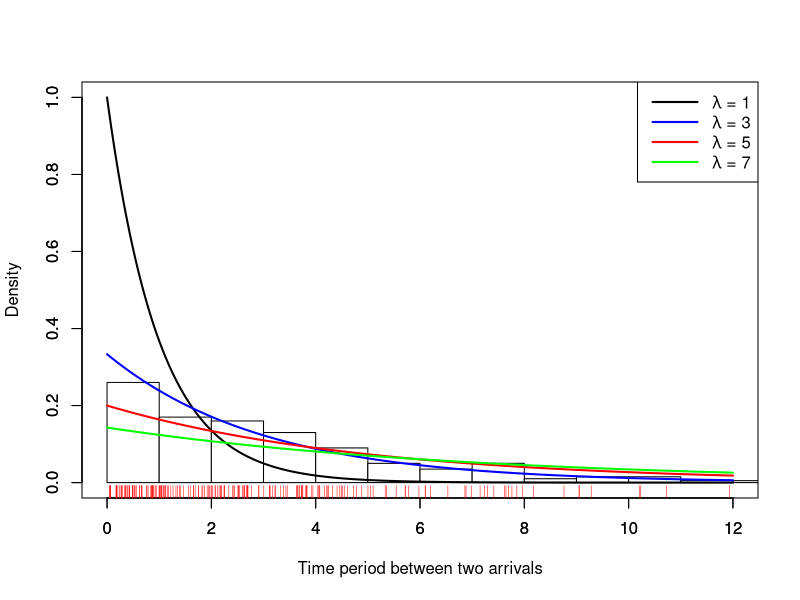

Recreate this plot in R. (Note: this script raises an error after producing the figure.)
## ---- chunk 1
y <- rexp(200,rate = 1/3)
y.save <- y
hist(y,xlim=c(0,12),ylim=c(0,1),
     freq = FALSE,breaks = 20,xlab="",ylab="",main="",col="white")
x <- seq(0,12,by=.01)
lambda = 1
par(new=TRUE)
plot(x,1/lambda * exp(-x/lambda),type="l",lwd=2,
     ylim=c(0,1),
     xlab="Time period between two arrivals",
     ylab="Density")
rug(y,col="red")
lambda = 3
lines(x,1/lambda * exp(-x/lambda),type="l",lwd=2,col="blue")
lambda = 5
lines(x,1/lambda * exp(-x/lambda),type="l",lwd=2,col="red")
lambda = 7
lines(x,1/lambda * exp(-x/lambda),type="l",lwd=2,col="green")

legend("topright",
       c(expression(paste(lambda," = 1",sep="")),
         expression(paste(lambda," = 3",sep="")),
         expression(paste(lambda," = 5",sep="")),
         expression(paste(lambda," = 7",sep=""))),
       lty=c(1,1,1,1), # gives the legend appropriate symbols (lines)       
       lwd=c(2,2,2,2), # line width
       col=c("black","blue","red","green"),
       seg.len=3)
## ---- chunk 2
y <- y.save
all.log.f <- NULL
all.lambda <- seq(.1,10,by=.1)
for(lambda in all.lambda){
  all.log.f <- c(all.log.f,log.f(y,lambda))
}
par(mfrow=c(1,1),plt=c(.15,.95,.2,.85))
plot(all.lambda,all.log.f,type="l",lwd=2,xlab=expression(lambda),
     ylab="log(Probability)",ylim=c(-500,-400))
abline(v=all.lambda[which(all.log.f==max(all.log.f))],col="red")
